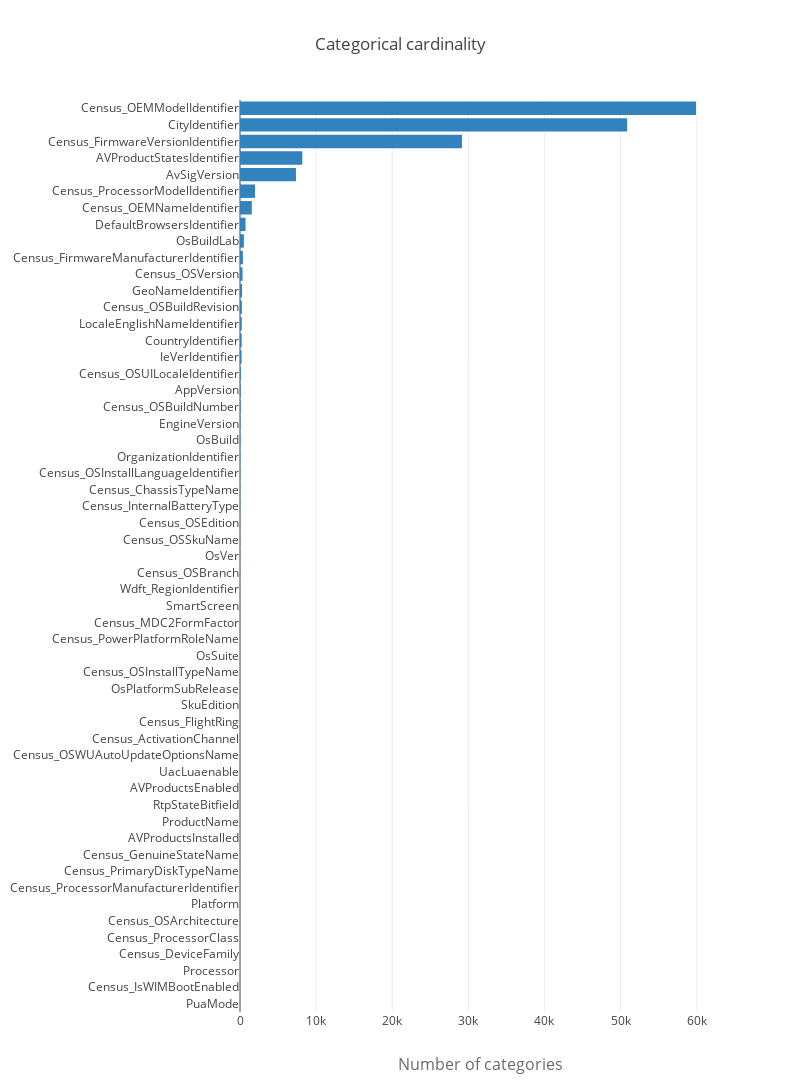

The notebook cell saved with this chart:
### Code cell
cardinality = []
for c in categorical_columns:
    if c == 'MachineIdentifier': continue
    cardinality.append([c, train[c].nunique()])
cardinality.sort(key = lambda x:x[1], reverse=False)

trace = go.Bar(y=[x[0] for x in cardinality],
               x=[x[1] for x in cardinality],
               orientation='h', marker=dict(color='rgb(49,130,189)'), name='train')

layout = go.Layout(
    title='Categorical cardinality', height=1600, width=800,
    xaxis=dict(
        title='Number of categories',
        titlefont=dict(size=16, color='rgb(107, 107, 107)'),
        domain=[0.25, 1]
    ),
    barmode='group',
    bargap=0.1,
    bargroupgap=0.1
)

fig = go.Figure(data=[trace], layout=layout)
iplot(fig)

### Figure 1 — Plotly figure (JSON) as saved in the notebook; plotly's stock layout.template omitted (floating-point values rounded to 4 significant figures)
{"data": [{"marker": {"color": "rgb(49,130,189)"}, "name": "train", "orientation": "h", "type": "bar", "uid": "ecf6fa55-e5eb-4248-827f-727e18aed369", "x": [1, 1, 3, 3, 3, 3, 4, 4, 4, 4, 5, 6, 6, 6, 6, 6, 6, 7, 8, 9, 9, 10, 10, 12, 13, 15, 20, 22, 24, 25, 36, 38, 39, 46, 53, 60, 82, 95, 104, 209, 222, 230, 243, 272, 333, 382, 509, 729, 1546, 1972, 7353, 8192, 29161, 50872, 59913], "y": ["PuaMode", "Census_IsWIMBootEnabled", "Processor", "Census_DeviceFamily", "Census_ProcessorClass", "Census_OSArchitecture", "Platform", "Census_ProcessorManufacturerIdentifier", "Census_PrimaryDiskTypeName", "Census_GenuineStateName", "AVProductsInstalled", "ProductName", "RtpStateBitfield", "AVProductsEnabled", "UacLuaenable", "Census_OSWUAutoUpdateOptionsName", "Census_ActivationChannel", "Census_FlightRing", "SkuEdition", "OsPlatformSubRelease", "Census_OSInstallTypeName", "OsSuite", "Census_PowerPlatformRoleName", "Census_MDC2FormFactor", "SmartScreen", "Wdft_RegionIdentifier", "Census_OSBranch", "OsVer", "Census_OSSkuName", "Census_OSEdition", "Census_InternalBatteryType", "Census_ChassisTypeName", "Census_OSInstallLanguageIdentifier", "OrganizationIdentifier", "OsBuild", "EngineVersion", "Census_OSBuildNumber", "AppVersion", "Census_OSUILocaleIdentifier", "IeVerIdentifier", "CountryIdentifier", "LocaleEnglishNameIdentifier", "Census_OSBuildRevision", "GeoNameIdentifier", "Census_OSVersion", "Census_FirmwareManufacturerIdentifier", "OsBuildLab", "DefaultBrowsersIdentifier", "Census_OEMNameIdentifier", "Census_ProcessorModelIdentifier", "AvSigVersion", "AVProductStatesIdentifier", "Census_FirmwareVersionIdentifier", "CityIdentifier", "Census_OEMModelIdentifier"]}], "layout": {"bargap": 0.1, "bargroupgap": 0.1, "barmode": "group", "height": 1600, "title": "Categorical cardinality", "width": 800, "xaxis": {"domain": [0.25, 1], "title": "Number of categories", "titlefont": {"color": "rgb(107, 107, 107)", "size": 16}}}}
